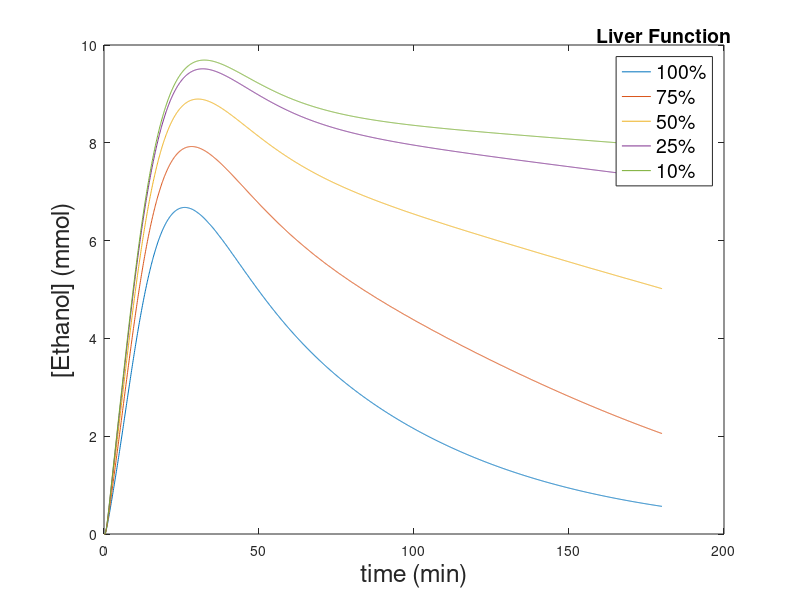

This figure's MATLAB source:
load('100Liver_x.mat')
load('100Liver_y.mat')
plot (x, y(:,2))
hold on
load('75Liver_y.mat')
plot (x, y(:,2))
load('50Liver_y.mat')
plot (x, y(:,2))
load('25Liver_y.mat')
plot (x, y(:,2))
load('10Liver_y.mat')
plot (x, y(:,2))
ylabel('[Ethanol] (mmol)','FontSize',18);
xlabel('time (min)','FontSize',18);
leg = legend ('100%','75%','50%','25%','10%','FontSize',14);
title(leg,'Liver Function','FontSize',14)